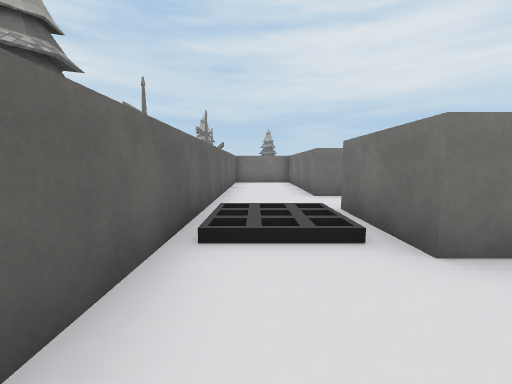
View 1 (above)

17 first-person views from a walk through a Unity game level. The camera is 1.4 m above the floor, tilts 6° down and sees 90° across. The floor is counted in squares, 2 m on a side. Each view is taken from the middle of a square. On the plan, view 1 faces up. The plan holds only what a view shows up to about 9 squares ahead; the rest is blank. The place goes on beyond the plan. The player is left out. Door leaves are left out, so doorways stand open. Some surface patterns are stand-ins.

View 2
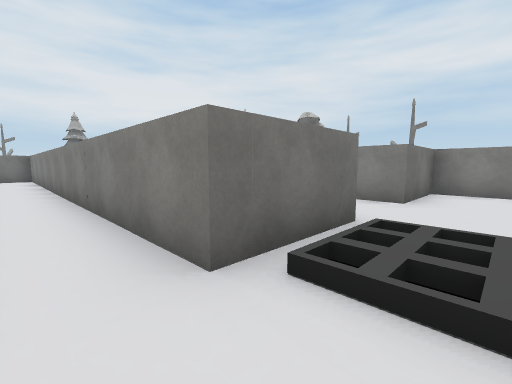

View 3
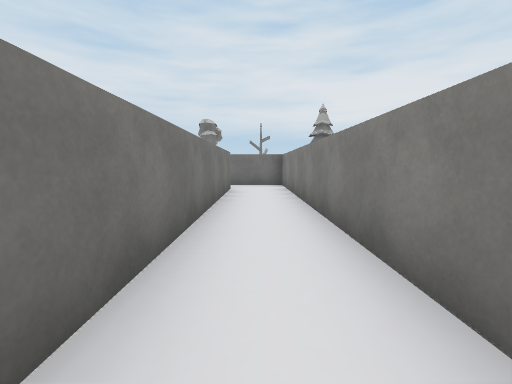

View 4
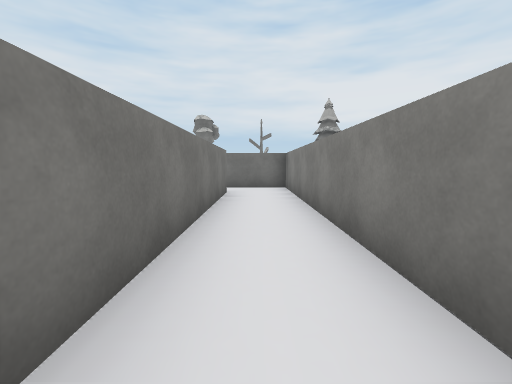

View 5
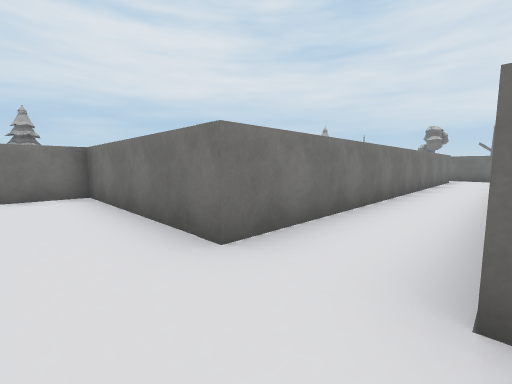

View 6
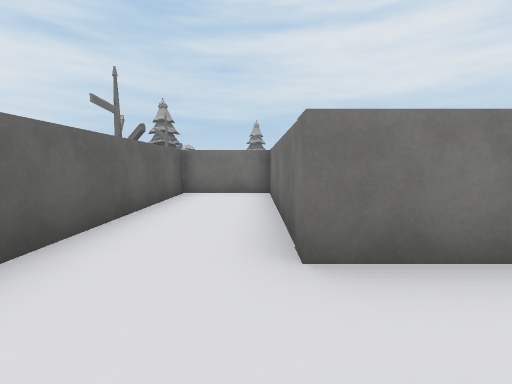

View 7
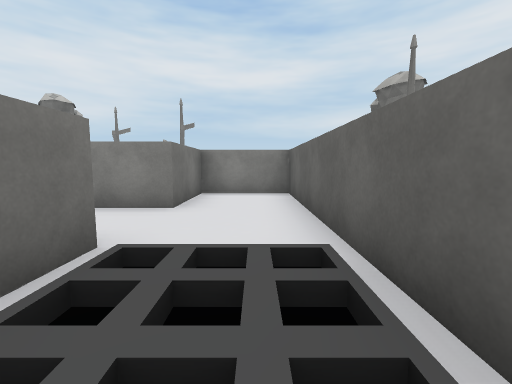

View 8
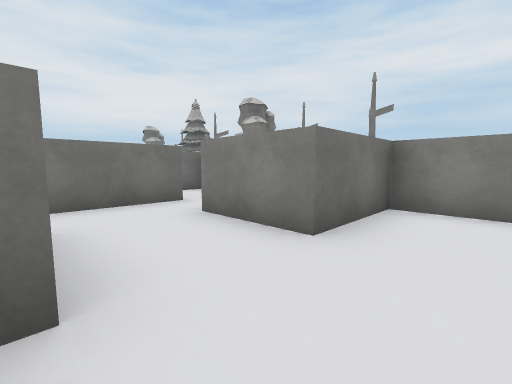

View 9
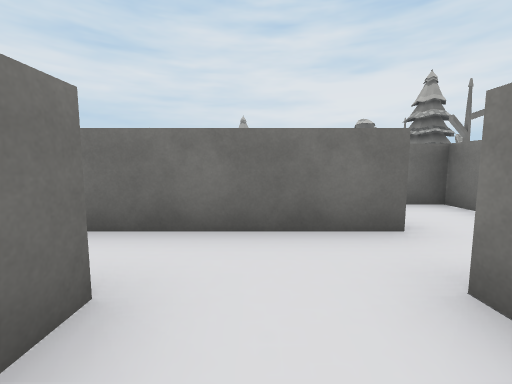

View 10
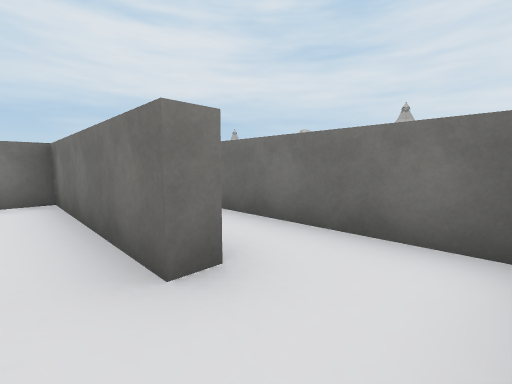

View 11
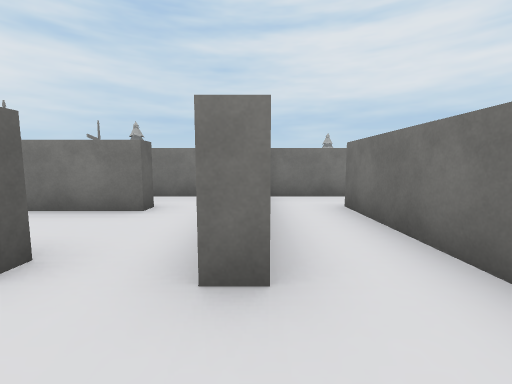

View 12
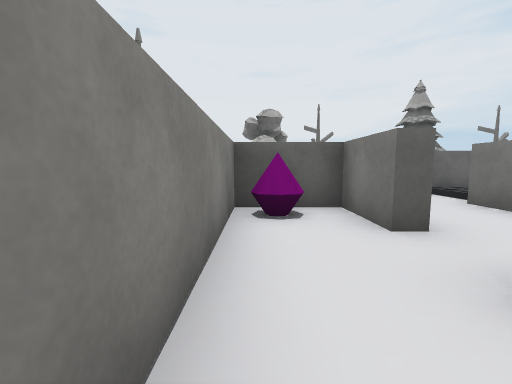

View 13
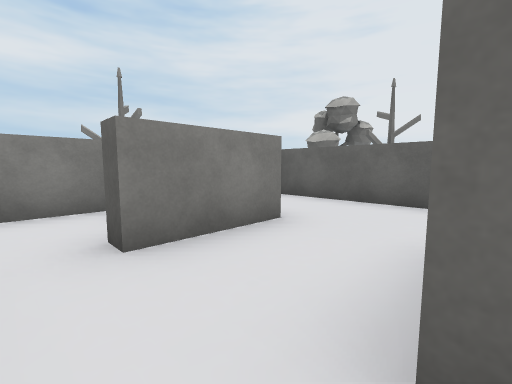

View 14
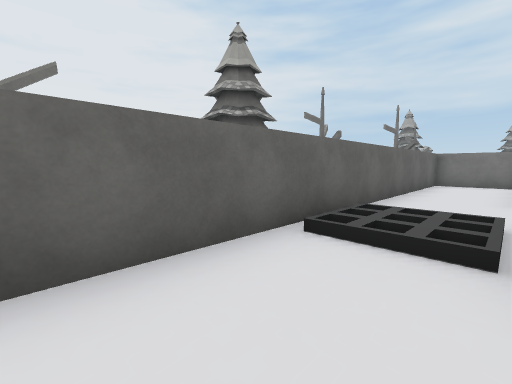

View 15
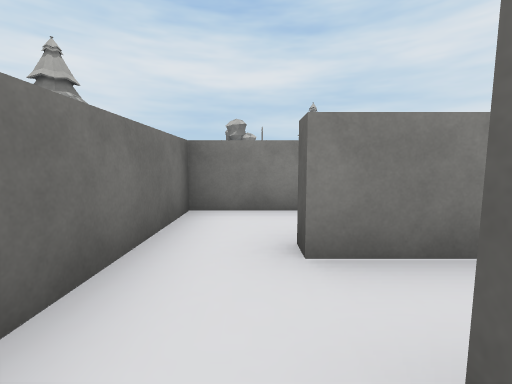

View 16
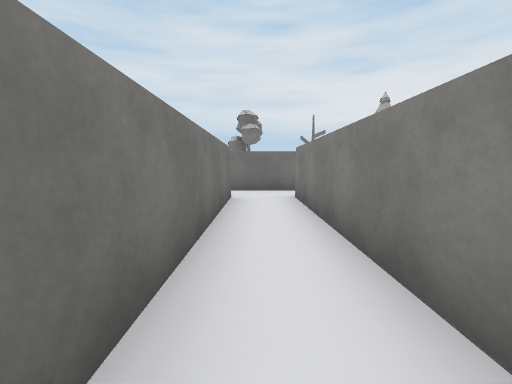

View 17
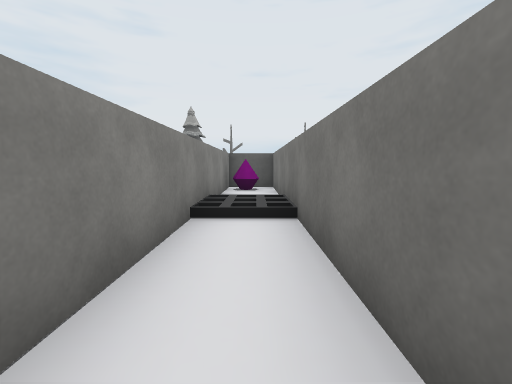

### Floor plan
Key: @ floor where view 1 was taken; # wall or solid block; . floor; / step, stairs or slope; T tree; O other object.
Columns run from 4 left of view 1 to 18 right of it. Each row starts with its distance up from view 1.
 11    ###
 10    ####
  9   T#..#
  8    #.. ##########.#
  7    #..#O.  .......#
  6   T#..###########.#
  5    #..............#
  4 TT #..#############
  3 TT # /#..#..
  2    #//##.#.#         TT
  1    #.....#.#
  0   T#@....#.#
 -1    #..##...#
 -2  TT#..#....#
 -3    #########
 -4       T   T   TT
 -5               T

Positions as (right, up) in squares from view 1, and headings:
1: (0, 0), facing up
2: (0, 5), facing down-right
3: (5, 5), facing right
4: (6, 5), facing right
5: (0, 4), facing up-right
6: (1, 4), facing up
7: (0, 4), facing down
8: (0, 2), facing down-right
9: (2, 1), facing right
10: (4, -2), facing up-right
11: (5, -2), facing up
12: (6, -2), facing left
13: (4, 2), facing down-left
14: (1, 0), facing up-left
15: (13, 8), facing down
16: (7, 7), facing right
17: (10, 7), facing left
